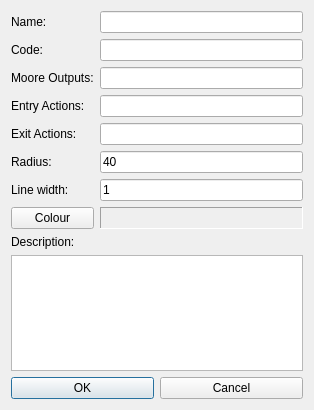
<?xml version="1.0" encoding="UTF-8"?>
<ui version="4.0">
 <class>StatePropertiesDlg</class>
 <widget class="QDialog" name="StatePropertiesDlg">
  <property name="geometry">
   <rect>
    <x>0</x>
    <y>0</y>
    <width>314</width>
    <height>410</height>
   </rect>
  </property>
  <property name="windowTitle">
   <string>State Properties</string>
  </property>
  <layout class="QVBoxLayout">
   <property name="spacing">
    <number>6</number>
   </property>
   <property name="margin">
    <number>11</number>
   </property>
   <item>
    <layout class="QVBoxLayout">
     <item>
      <layout class="QGridLayout">
       <item row="6" column="1">
        <widget class="QLineEdit" name="le_linewidth">
         <property name="text">
          <string>1</string>
         </property>
        </widget>
       </item>
       <item row="3" column="1">
        <widget class="QLineEdit" name="le_entry"/>
       </item>
       <item row="1" column="1">
        <widget class="QLineEdit" name="le_code"/>
       </item>
       <item row="0" column="1">
        <widget class="QLineEdit" name="le_name"/>
       </item>
       <item row="1" column="0">
        <widget class="QLabel" name="TextLabel2">
         <property name="text">
          <string>Code:</string>
         </property>
         <property name="wordWrap">
          <bool>false</bool>
         </property>
        </widget>
       </item>
       <item row="7" column="0">
        <widget class="QPushButton" name="PushButton1">
         <property name="text">
          <string>Colour</string>
         </property>
        </widget>
       </item>
       <item row="0" column="0">
        <widget class="QLabel" name="TextLabel1">
         <property name="text">
          <string>Name:</string>
         </property>
         <property name="wordWrap">
          <bool>false</bool>
         </property>
        </widget>
       </item>
       <item row="5" column="1">
        <widget class="QLineEdit" name="le_radius">
         <property name="text">
          <string>40</string>
         </property>
        </widget>
       </item>
       <item row="2" column="0">
        <widget class="QLabel" name="textLabel1">
         <property name="text">
          <string>Moore Outputs:</string>
         </property>
         <property name="wordWrap">
          <bool>false</bool>
         </property>
        </widget>
       </item>
       <item row="2" column="1">
        <widget class="QLineEdit" name="le_mooreoutputs"/>
       </item>
       <item row="6" column="0">
        <widget class="QLabel" name="TextLabel4">
         <property name="text">
          <string>Line width:</string>
         </property>
         <property name="wordWrap">
          <bool>false</bool>
         </property>
        </widget>
       </item>
       <item row="7" column="1">
        <widget class="QLabel" name="lb_colorpreview">
         <property name="frameShape">
          <enum>QFrame::Panel</enum>
         </property>
         <property name="frameShadow">
          <enum>QFrame::Sunken</enum>
         </property>
         <property name="text">
          <string/>
         </property>
         <property name="wordWrap">
          <bool>false</bool>
         </property>
        </widget>
       </item>
       <item row="5" column="0">
        <widget class="QLabel" name="TextLabel3">
         <property name="text">
          <string>Radius:</string>
         </property>
         <property name="wordWrap">
          <bool>false</bool>
         </property>
        </widget>
       </item>
       <item row="4" column="1">
        <widget class="QLineEdit" name="le_exit"/>
       </item>
       <item row="3" column="0">
        <widget class="QLabel" name="label">
         <property name="text">
          <string>Entry Actions:</string>
         </property>
        </widget>
       </item>
       <item row="4" column="0">
        <widget class="QLabel" name="label_2">
         <property name="text">
          <string>Exit Actions:</string>
         </property>
        </widget>
       </item>
      </layout>
     </item>
     <item>
      <widget class="QLabel" name="TextLabel1_2">
       <property name="text">
        <string>Description:</string>
       </property>
       <property name="wordWrap">
        <bool>false</bool>
       </property>
      </widget>
     </item>
     <item>
      <widget class="QTextEdit" name="te_description">
       <property name="hScrollBarMode">
        <enum>Q3ScrollView::AlwaysOff</enum>
       </property>
      </widget>
     </item>
     <item>
      <layout class="QHBoxLayout">
       <property name="spacing">
        <number>6</number>
       </property>
       <property name="margin">
        <number>0</number>
       </property>
       <item>
        <widget class="QPushButton" name="PushButton2">
         <property name="text">
          <string>OK</string>
         </property>
         <property name="default">
          <bool>true</bool>
         </property>
        </widget>
       </item>
       <item>
        <widget class="QPushButton" name="PushButton3">
         <property name="text">
          <string>Cancel</string>
         </property>
        </widget>
       </item>
      </layout>
     </item>
    </layout>
   </item>
  </layout>
 </widget>
 <layoutdefault spacing="6" margin="11"/>
 <pixmapfunction>qPixmapFromMimeSource</pixmapfunction>
 <!--
 <customwidgets>
  <customwidget>
   <class>Q3Frame</class>
   <extends>QFrame</extends>
   <header>Qt3Support/Q3Frame</header>
   <container>1</container>
  </customwidget>
  <customwidget>
   <class>Q3TextEdit</class>
   <extends>Q3Frame</extends>
   <header>q3textedit.h</header>
  </customwidget>
 </customwidgets>
 -->
 <tabstops>
  <tabstop>le_name</tabstop>
  <tabstop>le_code</tabstop>
  <tabstop>le_mooreoutputs</tabstop>
  <tabstop>le_entry</tabstop>
  <tabstop>le_exit</tabstop>
  <tabstop>le_radius</tabstop>
  <tabstop>le_linewidth</tabstop>
  <tabstop>PushButton1</tabstop>
  <tabstop>te_description</tabstop>
  <tabstop>PushButton2</tabstop>
  <tabstop>PushButton3</tabstop>
 </tabstops>
 <resources/>
 <connections>
  <connection>
   <sender>PushButton3</sender>
   <signal>clicked()</signal>
   <receiver>StatePropertiesDlg</receiver>
   <slot>reject()</slot>
   <hints>
    <hint type="sourcelabel">
     <x>20</x>
     <y>20</y>
    </hint>
    <hint type="destinationlabel">
     <x>20</x>
     <y>20</y>
    </hint>
   </hints>
  </connection>
  <connection>
   <sender>PushButton2</sender>
   <signal>clicked()</signal>
   <receiver>StatePropertiesDlg</receiver>
   <slot>validate()</slot>
   <hints>
    <hint type="sourcelabel">
     <x>20</x>
     <y>20</y>
    </hint>
    <hint type="destinationlabel">
     <x>20</x>
     <y>20</y>
    </hint>
   </hints>
  </connection>
  <connection>
   <sender>PushButton1</sender>
   <signal>clicked()</signal>
   <receiver>StatePropertiesDlg</receiver>
   <slot>chooseFGColor()</slot>
   <hints>
    <hint type="sourcelabel">
     <x>20</x>
     <y>20</y>
    </hint>
    <hint type="destinationlabel">
     <x>20</x>
     <y>20</y>
    </hint>
   </hints>
  </connection>
 </connections>
</ui>
